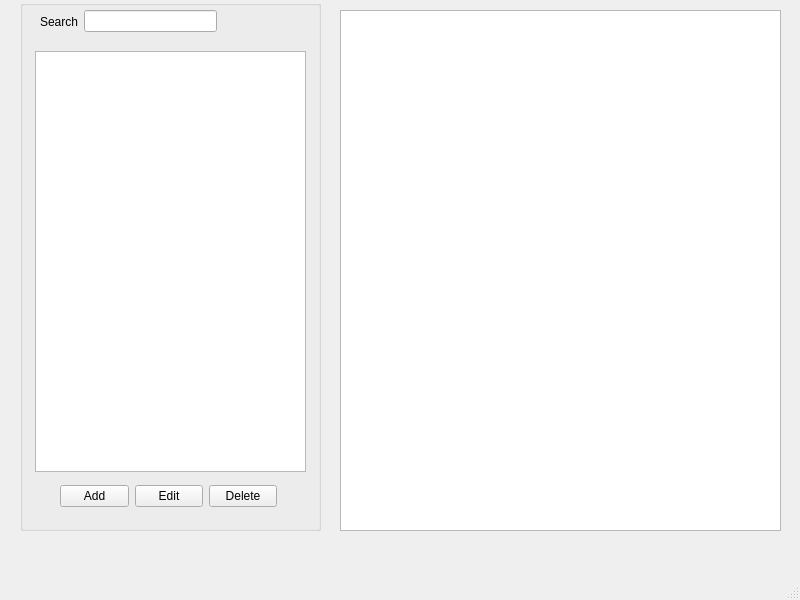
<?xml version="1.0" encoding="UTF-8"?>
<ui version="4.0">
 <class>MainWindow</class>
 <widget class="QMainWindow" name="MainWindow">
  <property name="geometry">
   <rect>
    <x>0</x>
    <y>0</y>
    <width>800</width>
    <height>600</height>
   </rect>
  </property>
  <property name="windowTitle">
   <string>Single Password</string>
  </property>
  <widget class="QWidget" name="centralwidget">
   <widget class="QGroupBox" name="groupBox">
    <property name="geometry">
     <rect>
      <x>20</x>
      <y>0</y>
      <width>301</width>
      <height>531</height>
     </rect>
    </property>
    <property name="title">
     <string/>
    </property>
    <widget class="QListView" name="tokensList_">
     <property name="geometry">
      <rect>
       <x>15</x>
       <y>51</y>
       <width>271</width>
       <height>421</height>
      </rect>
     </property>
    </widget>
    <widget class="QWidget" name="">
     <property name="geometry">
      <rect>
       <x>20</x>
       <y>10</y>
       <width>177</width>
       <height>23</height>
      </rect>
     </property>
     <layout class="QHBoxLayout" name="horizontalLayout">
      <item>
       <widget class="QLabel" name="label">
        <property name="text">
         <string>Search</string>
        </property>
       </widget>
      </item>
      <item>
       <widget class="QLineEdit" name="search_"/>
      </item>
     </layout>
    </widget>
    <widget class="QWidget" name="">
     <property name="geometry">
      <rect>
       <x>40</x>
       <y>480</y>
       <width>217</width>
       <height>32</height>
      </rect>
     </property>
     <layout class="QHBoxLayout" name="horizontalLayout_2">
      <item>
       <widget class="QPushButton" name="addToken_">
        <property name="text">
         <string>Add</string>
        </property>
       </widget>
      </item>
      <item>
       <widget class="QPushButton" name="editToken_">
        <property name="text">
         <string>Edit</string>
        </property>
       </widget>
      </item>
      <item>
       <widget class="QPushButton" name="deleteToken_">
        <property name="text">
         <string>Delete</string>
        </property>
       </widget>
      </item>
     </layout>
    </widget>
   </widget>
   <widget class="QPlainTextEdit" name="tokenValue_">
    <property name="geometry">
     <rect>
      <x>340</x>
      <y>10</y>
      <width>441</width>
      <height>521</height>
     </rect>
    </property>
    <property name="readOnly">
     <bool>true</bool>
    </property>
   </widget>
  </widget>
  <widget class="QMenuBar" name="menubar">
   <property name="geometry">
    <rect>
     <x>0</x>
     <y>0</y>
     <width>800</width>
     <height>22</height>
    </rect>
   </property>
  </widget>
  <widget class="QStatusBar" name="statusbar"/>
 </widget>
 <resources/>
 <connections/>
</ui>
